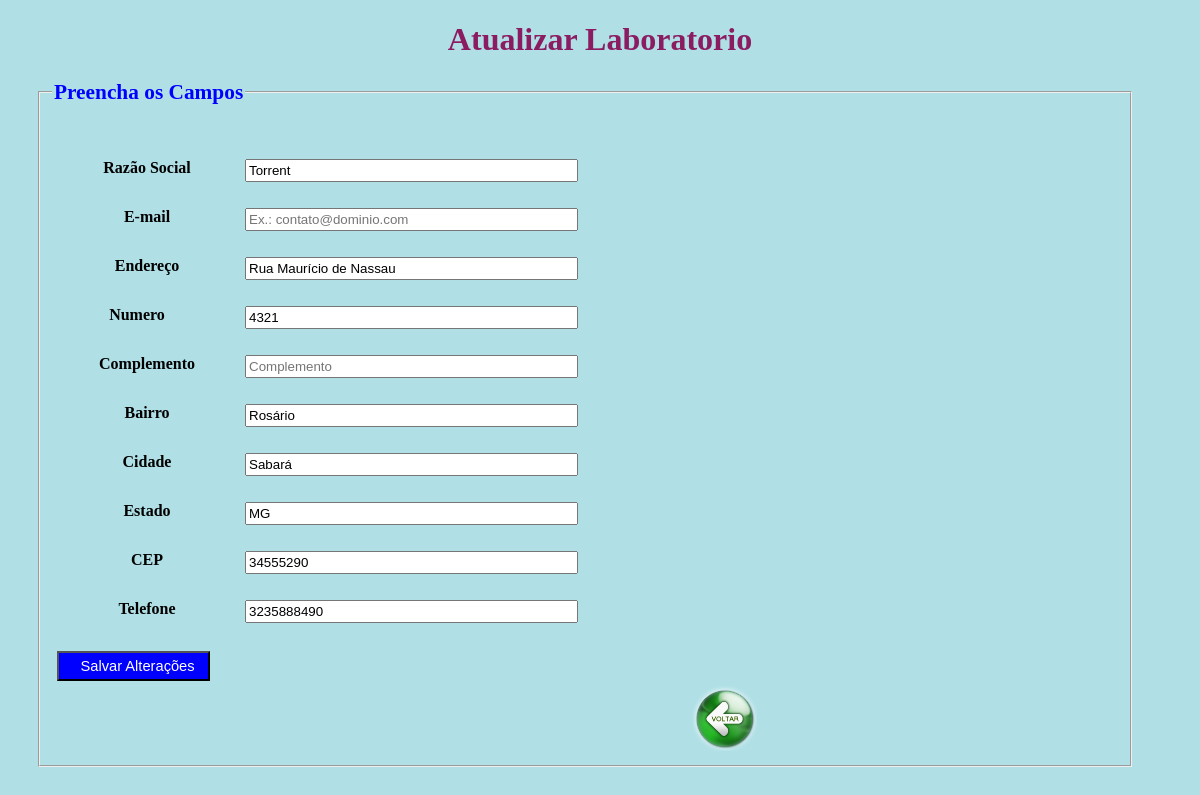
Page /farmacia/laboratorio/edit_lab.php?cnpj=33078528000132 on the committed database.
### tables this page shows
CREATE TABLE `laboratorio` (
  `cnpj` varchar(45) NOT NULL,
  `razaoSocial` varchar(45) NOT NULL,
  `email` varchar(45) not null,
  `codEndereco` integer default null,
  foreign key (codEndereco) references endereco(codEndereco) on update cascade on delete set null,
  PRIMARY KEY (cnpj)
);

create table `endereco`(
	`codEndereco` integer auto_increment not null,
    `rua` varchar(45) not null,
    `numero` integer default null,
    `complemento` varchar(45) default null,
    `bairro` varchar(45) not null,
    `cidade` varchar(45) not null,
    `estado` varchar(45) not null,
    `cep` varchar(10) default null,
    `fone` varchar(12) default null,
    primary key (codEndereco)
    );

### farmacia/laboratorio/edit_lab.php (the view, shortened to what this page needs)
<?php
require_once '../php_action/db_connect.php';
if($_GET['cnpj']) {
	$cnpj = $_GET['cnpj'];
	$sql = "SELECT * FROM laboratorio as l, endereco WHERE cnpj = '{$cnpj}' and l.codEndereco = endereco.codEndereco";
	$result = $connect->query($sql);
	$data = $result->fetch_assoc();
?>
<!DOCTYPE html>
<html>
<head>
<link type="text/css" rel="stylesheet" href="../php_action/stylesheet.css"/>
</head>
<body>
<h1> <center> Atualizar Laboratorio  </center> </h1>
<fieldset>
	<legend>Preencha os Campos</legend>
	<form action="../php_action/laboratorio/update_lab.php" method="post">
		<table cellspacing="2" cellpadding="3">
			<tr>
				<td><br><input type="hidden" name="cnpj" value="<?php echo $data['cnpj'] ?>"/></td>
			</tr>
			<tr>
				<th>Razão Social</th>
				<td><br><input type="text" name="razaoSocial" readonly="readonly" placeholder="Nome" value="<?php echo $data['razaoSocial'] ?>"/></td>
			</tr>
			<tr>
				<th>E-mail</th>
				<td><br><input type="text" name="email" placeholder="Ex.: contato@dominio.com"></td>
			</tr>
			<tr>
				<th>Endereço</th>
				<td><br><input type="text" name="rua" placeholder="Av. / Rua / Travessa" value="<?php echo $data['rua'] ?>"/></td>
			</tr>
			<tr>
				<th>&nbsp; &nbsp;Numero &nbsp; &nbsp; &nbsp; &nbsp; </th>
				<td><br><input type="text" name="numero" placeholder="Numero" value="<?php echo $data['numero'] ?>"/></td>
			</tr>
				<th>Complemento</th>
				<td><br><input type="text" name="complemento" placeholder="Complemento" value="<?php echo $data['complemento'] ?>"/></td>
			<tr>
				<th>Bairro</th>
				<td><br><input type="text" name="bairro" placeholder="Bairro" value="<?php echo $data['bairro'] ?>"/></td>
			</tr>
			<tr>
				<th>Cidade</th>
				<td><br><input type="text" name="cidade" placeholder="Cidade" value="<?php echo $data['cidade'] ?>"/></td>
			</tr>
			<tr>
				<th>Estado</th>
				<td><br><input type="text" name="estado" placeholder="Ex.: PE" value="<?php echo $data['estado'] ?>"/></td>
			</tr>
			<tr>
				<th>CEP</th>
				<td><br><input type="text" name="cep" placeholder="Ex.: 00000 000" value="<?php echo $data['cep'] ?>"/></td>
			</tr>
			<tr>
				<th>Telefone</th>
				<td><br><input type="text" name="fone" placeholder="Ex.: 00 0000 0000" value="<?php echo $data['fone'] ?>"/></td>
			</tr>
			<tr>
				<td><br><button type="submit">&nbsp; Salvar Alterações</button></td>
			</tr>
		</table>
	</form>
	<form method="post" action="../laboratorio/update_lab.php">
	<input type="image" src="../botao_voltar.png" alt="Submit" width="65" height="65">
	</form>
</fieldset>
</body>
</html>
<?php
}
?>

### farmacia/php_action/stylesheet.css (style rules this page uses)
h1 { color: #8B1C62; }

### farmacia/laboratorio/edit_lab.php (style rules this page uses)
body { background: #B0E0E6; }
fieldset { margin: 30px; margin-top: 15px; width: 90%; height: 90%; }
table tr th { align: right; valiagn: right; width: 180px; padding-top: 15px; margin-top: 0px; }
table td input { width: 325px; height: 17px; }
button { width:85%; height: 30px; font-size: 11pt; color: white; background: blue; }
legend { color: blue; font-size: 16pt; font-weight: bold; }

### rows in the picture
laboratorio: razaoSocial "Torrent", rua "Rua Maurício de Nassau", numero "4321", bairro "Rosário", cidade "Sabará", estado "MG", cep "34555290", fone "3235888490"
